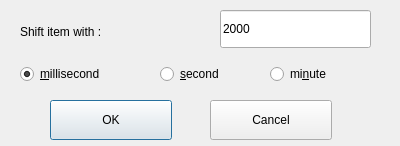
<?xml version="1.0" encoding="UTF-8"?>
<ui version="4.0">
 <class>TickShiftWindow</class>
 <widget class="QDialog" name="TickShiftWindow">
  <property name="geometry">
   <rect>
    <x>0</x>
    <y>0</y>
    <width>400</width>
    <height>146</height>
   </rect>
  </property>
  <widget class="QLabel" name="labelPrompt">
   <property name="geometry">
    <rect>
     <x>20</x>
     <y>20</y>
     <width>201</width>
     <height>24</height>
    </rect>
   </property>
   <property name="text">
    <string>Shift item with :</string>
   </property>
  </widget>
  <widget class="QLineEdit" name="textInput">
   <property name="geometry">
    <rect>
     <x>220</x>
     <y>10</y>
     <width>151</width>
     <height>38</height>
    </rect>
   </property>
   <property name="text">
    <string>2000</string>
   </property>
  </widget>
  <widget class="QFrame" name="frameRadioButton">
   <property name="geometry">
    <rect>
     <x>20</x>
     <y>50</y>
     <width>351</width>
     <height>51</height>
    </rect>
   </property>
   <property name="frameShape">
    <enum>QFrame::NoFrame</enum>
   </property>
   <property name="frameShadow">
    <enum>QFrame::Raised</enum>
   </property>
   <widget class="QRadioButton" name="radioSecond">
    <property name="geometry">
     <rect>
      <x>140</x>
      <y>10</y>
      <width>111</width>
      <height>28</height>
     </rect>
    </property>
    <property name="text">
     <string>&amp;second</string>
    </property>
    <property name="checked">
     <bool>false</bool>
    </property>
   </widget>
   <widget class="QRadioButton" name="radioMSecond">
    <property name="geometry">
     <rect>
      <x>0</x>
      <y>10</y>
      <width>140</width>
      <height>28</height>
     </rect>
    </property>
    <property name="text">
     <string>&amp;millisecond</string>
    </property>
    <property name="checked">
     <bool>true</bool>
    </property>
   </widget>
   <widget class="QRadioButton" name="radioMinute">
    <property name="geometry">
     <rect>
      <x>250</x>
      <y>10</y>
      <width>111</width>
      <height>28</height>
     </rect>
    </property>
    <property name="text">
     <string>mi&amp;nute</string>
    </property>
   </widget>
  </widget>
  <widget class="QFrame" name="frameActionButton">
   <property name="geometry">
    <rect>
     <x>20</x>
     <y>100</y>
     <width>351</width>
     <height>41</height>
    </rect>
   </property>
   <property name="frameShape">
    <enum>QFrame::NoFrame</enum>
   </property>
   <property name="frameShadow">
    <enum>QFrame::Raised</enum>
   </property>
   <widget class="QPushButton" name="buttonOK">
    <property name="geometry">
     <rect>
      <x>30</x>
      <y>0</y>
      <width>122</width>
      <height>40</height>
     </rect>
    </property>
    <property name="text">
     <string>OK</string>
    </property>
   </widget>
   <widget class="QPushButton" name="buttonCancel">
    <property name="geometry">
     <rect>
      <x>190</x>
      <y>0</y>
      <width>122</width>
      <height>40</height>
     </rect>
    </property>
    <property name="text">
     <string>Cancel</string>
    </property>
   </widget>
  </widget>
 </widget>
 <resources/>
 <connections/>
</ui>
